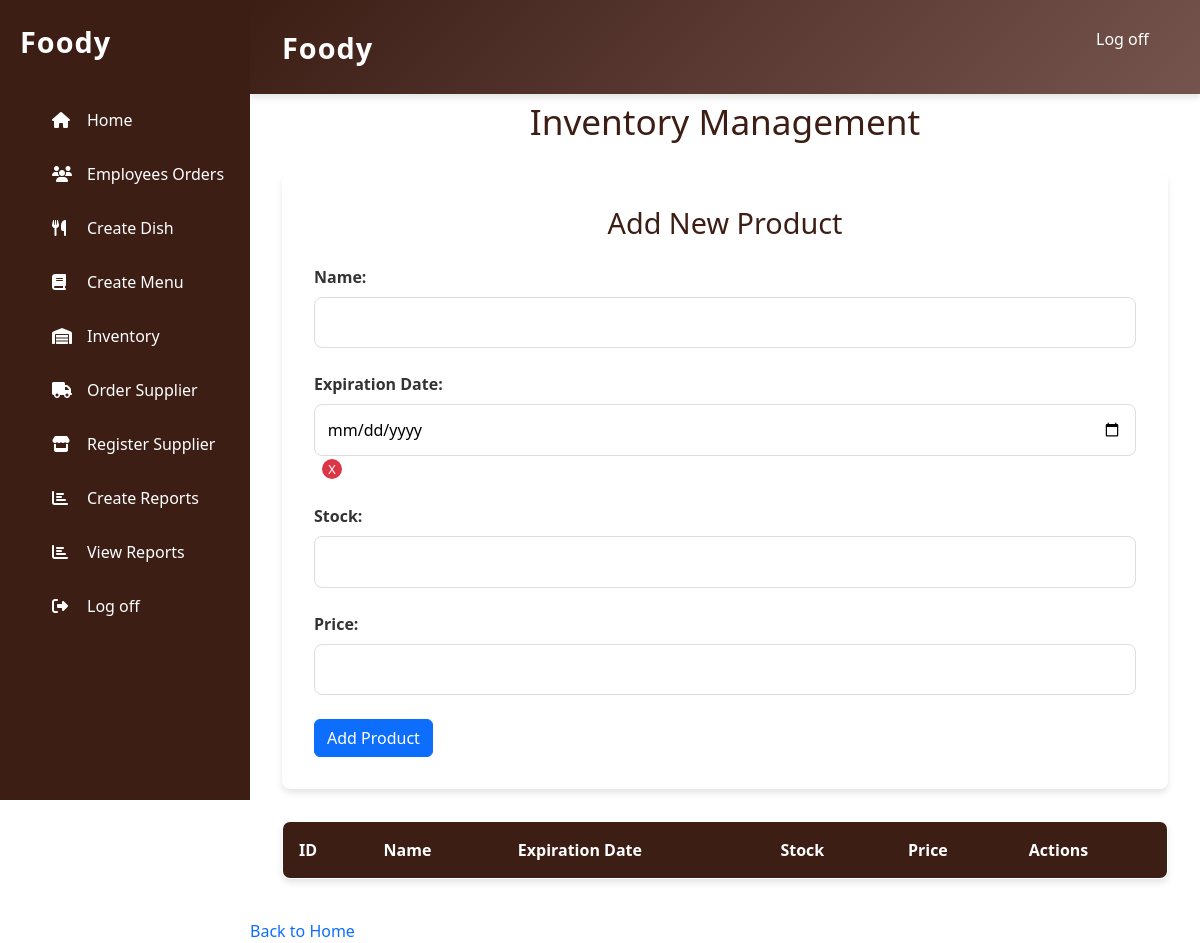
The page /Foody/DiningRoomManager/inventoryIngredients.php on the database as committed earlier.
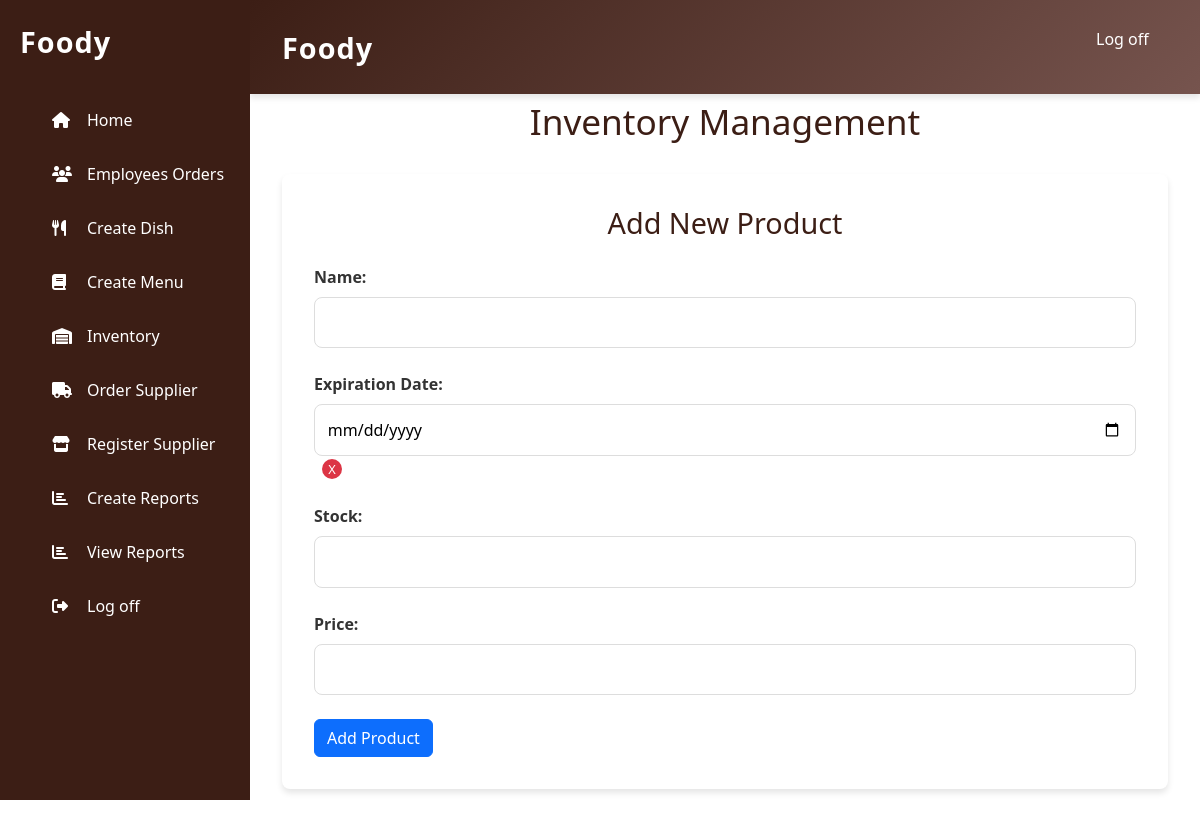
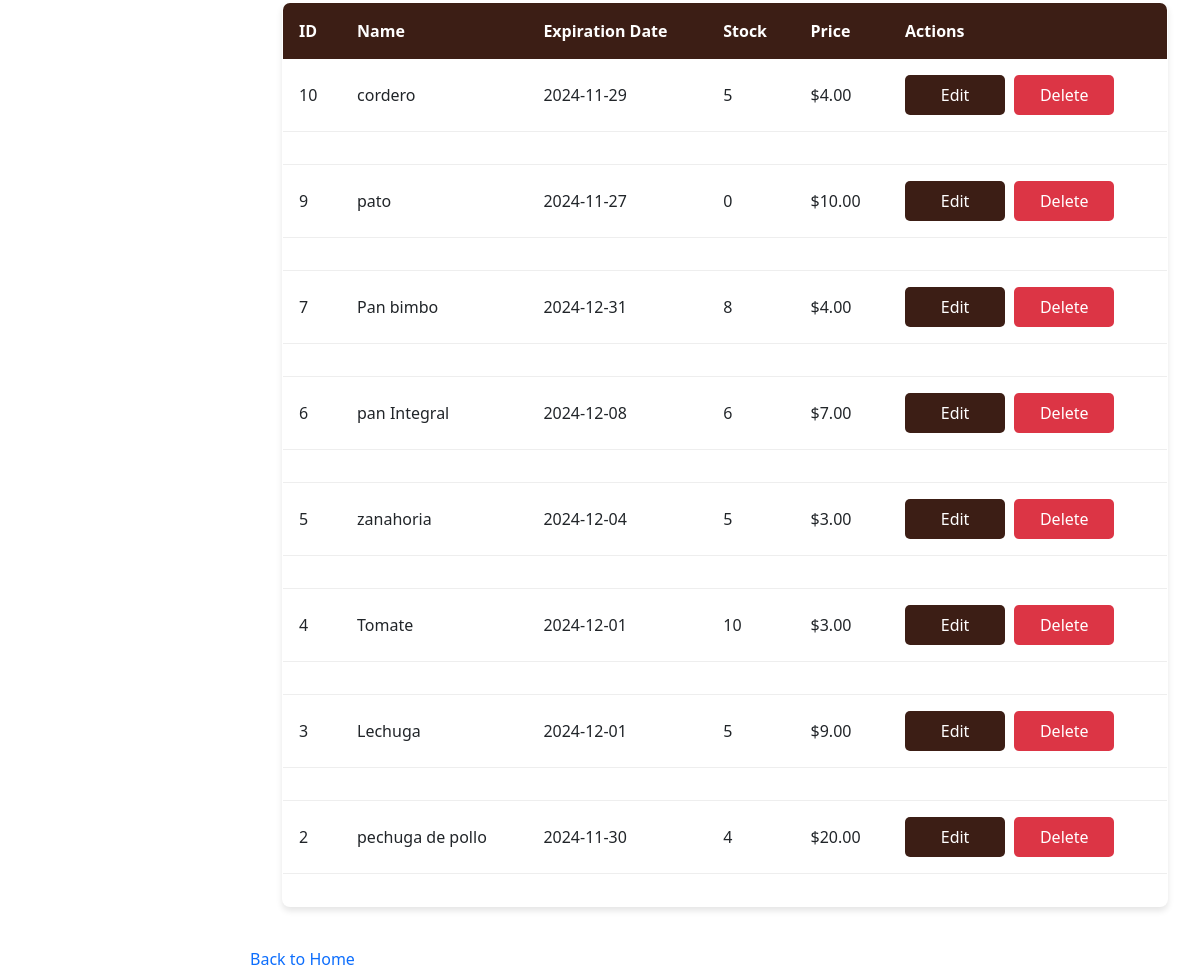
The same page on the database as committed later (2 pictures, top to bottom).
### tables this page shows
CREATE TABLE `ingredients` (
  `num` int NOT NULL AUTO_INCREMENT,
  `name` varchar(20) NOT NULL,
  `experitionDate` date DEFAULT NULL,
  `stock` int NOT NULL,
  `price` float NOT NULL,
  PRIMARY KEY (`num`)
);

### Foody/DiningRoomManager/inventoryIngredients.php (the view, shortened to what this page needs)
<?php
global $conn;
$query = "SELECT * FROM ingredients ORDER BY num DESC";
$result = $conn->query($query);
?>
<!DOCTYPE html>
<html lang="es">
<head>
    <link rel="stylesheet" href="/css/DiningRoMCSS/inventory.css">
    <link rel="stylesheet" href="../css/static/css/bootstrap.min.css">
</head>
<body>
<header>
        <div class="menu">
            <a href="homeDiningRoom.php" class="logo">Foody</a>
            <nav class="navbar">
                <ul>
                    <li><a href="../index.php">Log off</a></li>
                </ul>
            </nav>
        </div>
    </header>
    <aside class="sidebar">
        <a href="homeDiningRoom.php" class="logo">Foody</a>
        <nav class="sidebar-nav">
            <ul>
            <li><a href="homeDiningRoom.php"><i class="fas fa-home"></i>Home</a></li>
            <li><a href="viewOrderEmplo.php"><i class="fas fa-users"></i>Employees Orders</a></li>
                <li><a href="createDish.php"><i class="fas fa-utensils"></i>Create Dish</a></li>
                <li><a href="createmenu.php"><i class="fas fa-book"></i>Create Menu</a></li>
                <li><a href="inventoryIngredients.php"><i class="fas fa-warehouse"></i>Inventory</a></li>
                <li><a href="orderSupplier.php"><i class="fas fa-truck"></i>Order Supplier</a></li>
                <li><a href="createSupplier.php"><i class="fas fa-store"></i>Register Supplier</a></li>
                <li><a href="createReport.php"><i class="fas fa-chart-bar"></i>Create Reports</a></li>
                <li><a href="reports.php"><i class="fas fa-chart-bar"></i>View Reports</a></li>
                <li><a href="../index.php"><i class="fas fa-sign-out-alt"></i>Log off</a></li>
            </ul>
        </nav>
    </aside>
    <section class="inventory-list">
        <h1>Inventory Management</h1>
        <div class="add-form">
            <h2>Add New Product</h2>
            <form method="POST">
                <div class="form-group">
                    <label>Name:</label>
                    <input type="text" name="name" maxlength="20" required>
                </div>
                <div class="form-group">
                    <label>Expiration Date:</label>
                    <input type="date" name="expirationDate">
                    <span class="clear-date" onclick="clearDate(this)">X</span>
                </div>
                <div class="form-group">
                    <label>Stock:</label>
                    <input type="number" name="stock" required min="0">
                </div>
                <div class="form-group">
                    <label>Price:</label>
                    <input type="number" name="price" required min="0" step="0.01">
                </div>
                <button type="submit" name="add_product" class="btn btn-primary">
                    Add Product
                </button>
            </form>
        </div>
        <table border="1">
            <thead>
                <tr>
                    <th>ID</th>
                    <th>Name</th>
                    <th>Expiration Date</th>
                    <th>Stock</th>
                    <th>Price</th>
                    <th>Actions</th>
                </tr>
            </thead>
            <tbody>
                <?php while ($product = $result->fetch_assoc()): ?>
                    <tr>
                        <td><?php echo htmlspecialchars($product['num']); ?></td>
                        <td><?php echo htmlspecialchars($product['name']); ?></td>
                        <td><?php echo $product['experitionDate'] ? htmlspecialchars($product['experitionDate']) : 'Not specified'; ?></td>
                        <td><?php echo htmlspecialchars($product['stock']); ?></td>
                        <td>$<?php echo number_format($product['price'], 2); ?></td>
                        <td>
                            <button onclick="toggleEditForm('<?php echo $product['num']; ?>')" class="btn btn-edit">
                                Edit
                            </button>
                            <form method="POST" style="display:inline;">
                                <button type="submit" name="delete_product"
                                        value="<?php echo $product['num']; ?>"
                                        class="btn btn-delete"
                                        onclick="return confirm('Are you sure you want to delete this product?')">
                                    Delete
                                </button>
                            </form>
                        </td>
                    </tr>
                    <tr>
                        <td colspan="6">
                        </td>
                    </tr>
                <?php endwhile; ?>
            </tbody>
        </table>
    </section>
    <div class="buttons">
        <a href="homeDiningRoom.php" class="btn-home">Back to Home</a>
    </div>
</body>
</html>

### Foody/css/DiningRoMCSS/inventory.css (style rules this page uses)
:root { --primary-color: #3c1e15; --primary-light: #59422b; --secondary-color: #76544e; --success-color: #28a745; --danger-color: #dc3545; --background-color: #f4e4cd; --text-color: #333; --border-radius: 8px; --shadow: 0 4px 6px rgba(0, 0, 0, 0.1); }
* { margin: 0; padding: 0; box-sizing: border-box; text-decoration: none; list-style: none; }
body { font-family: 'Arial', sans-serif; line-height: 1.6; background-color: var(--background-color); min-height: 100vh; padding-left: 250px; }
header { background: linear-gradient(135deg, var(--primary-color) 0%, var(--secondary-color) 100%); padding: 1.2rem 0; box-shadow: var(--shadow); position: fixed; top: 0; right: 0; width: calc(100% - 250px); z-index: 100; }
.menu { display: flex; justify-content: space-between; align-items: center; padding: 0 2rem; }
.logo { color: white; font-size: 1.8rem; font-weight: bold; letter-spacing: 1px; transition: transform 0.3s ease; }
.navbar ul { display: flex; gap: 1.5rem; }
.navbar a { color: white; padding: 0.8rem 1.2rem; border-radius: var(--border-radius); transition: all 0.3s ease; }
.sidebar { width: 250px; position: fixed; top: 0; left: 0; height: 100vh; background-color: var(--primary-color); padding-top: 20px; z-index: 1000; }
.sidebar .logo { padding: 0 20px; margin-bottom: 30px; display: block; }
.sidebar-nav ul li a { padding: 15px 20px; color: #fff; display: flex; align-items: center; transition: all 0.3s ease; }
.sidebar-nav .fas { width: 25px; margin-right: 10px; }
.inventory-list { max-width: 1200px; margin: 100px auto 40px; padding: 0 2rem; }
.inventory-list h1 { color: var(--primary-color); font-size: 2.2rem; text-align: center; margin-bottom: 2rem; }
.add-form { background-color: white; padding: 2rem; border-radius: var(--border-radius); box-shadow: var(--shadow); margin-bottom: 2rem; }
.add-form h2 { color: var(--primary-color); text-align: center; margin-bottom: 1.5rem; font-size: 1.8rem; }
.form-group { margin-bottom: 1.5rem; }
.form-group label { display: block; font-weight: 600; color: var(--text-color); margin-bottom: 0.5rem; }
.form-group input { width: 100%; padding: 0.8rem; border: 1px solid #ddd; border-radius: var(--border-radius); font-size: 1rem; transition: all 0.3s ease; }
table { width: 100%; background-color: white; border-radius: var(--border-radius); box-shadow: var(--shadow); overflow: hidden; margin-bottom: 2rem; }
thead th { background-color: var(--primary-color); color: white; padding: 1rem; text-align: left; font-weight: 600; }
tbody td { padding: 1rem; border-bottom: 1px solid #eee; }
.btn { padding: 0.8rem 1.5rem; border: none; border-radius: var(--border-radius); cursor: pointer; font-weight: 500; transition: all 0.3s ease; min-width: 100px; }
.btn-primary { background-color: var(--primary-color); color: white; }
.btn-edit { background-color: var(--primary-color); color: white; margin-right: 0.5rem; }
.btn-delete { background-color: var(--danger-color); color: white; }
.clear-date { display: inline-block; width: 20px; height: 20px; line-height: 20px; text-align: center; background-color: var(--danger-color); color: white; border-radius: 50%; cursor: pointer; margin-left: 0.5rem; font-size: 0.8rem; transition: all 0.3s ease; }
a { text-decoration: none !important; color: inherit; }
.btn-edit { background-color: #3c1e15 !important; color: white !important; border: none !important; padding: 8px 16px !important; border-radius: 5px !important; cursor: pointer !important; margin-right: 5px !important; text-decoration: none !important; }
.btn-delete { background-color: #dc3545 !important; color: white !important; border: none !important; padding: 8px 16px !important; border-radius: 5px !important; cursor: pointer !important; text-decoration: none !important; }
.sidebar-nav a { text-decoration: none !important; color: white !important; }
.logo { text-decoration: none !important; color: white !important; }

Rows that differ between the two databases and show on the page:
added ingredients: num "10", name "cordero", experitionDate "2024-11-29", stock "5", price "4.00"
added ingredients: num "9", name "pato", experitionDate "2024-11-27", stock "0", price "10.00"
added ingredients: num "7", name "Pan bimbo", experitionDate "2024-12-31", stock "8", price "4.00"
added ingredients: num "6", name "pan Integral", experitionDate "2024-12-08", stock "6", price "7.00"
added ingredients: num "5", name "zanahoria", experitionDate "2024-12-04", stock "5", price "3.00"
added ingredients: num "4", name "Tomate", experitionDate "2024-12-01", stock "10", price "3.00"
added ingredients: num "3", name "Lechuga", experitionDate "2024-12-01", stock "5", price "9.00"
added ingredients: num "2", name "pechuga de pollo", experitionDate "2024-11-30", stock "4", price "20.00"
